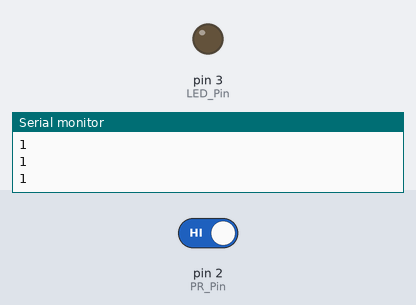
A sketch run on a simulated Arduino Uno, built with avr-gcc and run on an emulated ATmega328P. Parts: output pins drawn as LEDs (lit = HIGH), the last lines printed to the serial monitor. Inputs (shaded band) come from the test bench; at power-on: pin 2 (PR_Pin) HIGH.

Above: at 1.2 s.
1.3 s: pin 2 (PR_Pin) driven LOW
At 1.9 s:
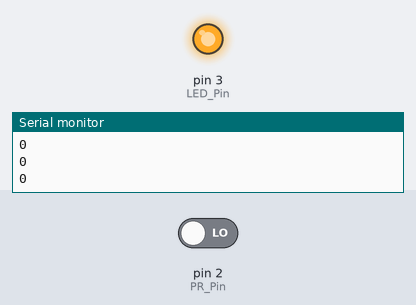
2.8 s: pin 2 (PR_Pin) driven HIGH
At 3.1 s:
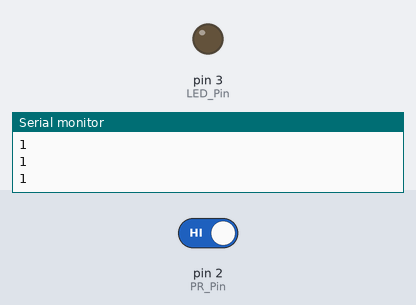
Timing chart, 0 to 5.8 s (numbered marks = the images above; inputs shaded):
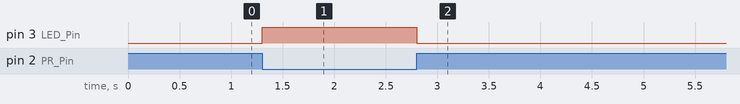

Measured:
- after the input at 1.3 s, pin 3 (LED_Pin): LOW → HIGH at once
- after the input at 2.8 s, pin 3 (LED_Pin): HIGH → LOW at once

The sketch:

phototransistor_LED.ino
```cpp
#define PR_Pin 2 //declare the pin of the sensor.
#define LED_Pin 3
int PR_read;           // declare the answer of the pin read.

void setup() {
Serial.begin(9600);
pinMode(LED_Pin, OUTPUT);
}

void loop() {

PR_read = digitalRead(PR_Pin); // read the reflection of the photo reflector.
Serial.println(PR_read);
if (PR_read == 0){
  digitalWrite(LED_Pin, HIGH);
}else{
  digitalWrite(LED_Pin, LOW);
}
    // print the from pin 12.
delay(100);

}
```
